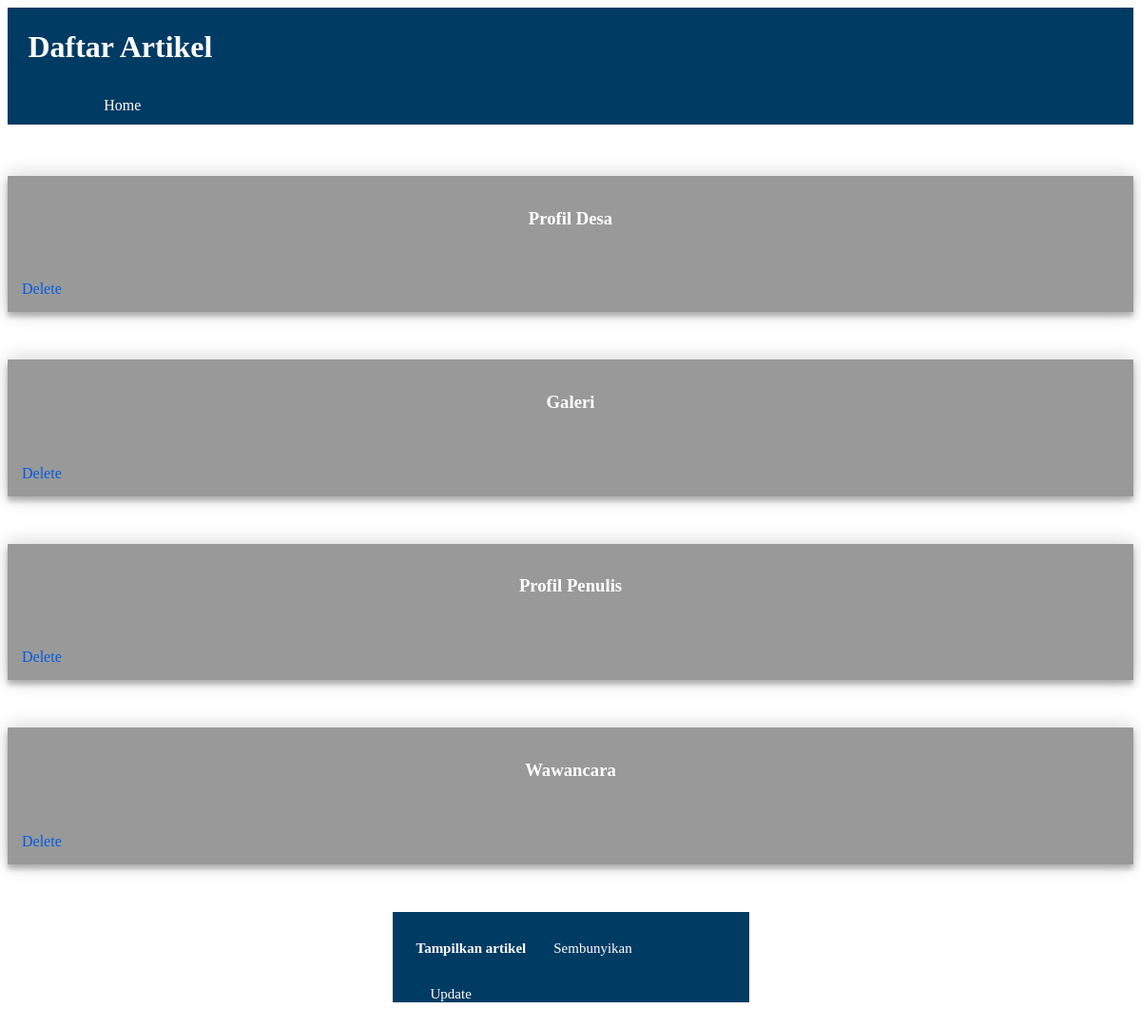
Screenshot of /desa/berita.php with the database file from the repository.
### tables this page shows
CREATE TABLE `artikel` (
  `id` int(11) NOT NULL,
  `judul` varchar(255) NOT NULL,
  `penulis` varchar(255) NOT NULL,
  `isi` text NOT NULL
);

### desa/proses_berita.php (called while the page is built, shortened)
<?php
$conn = mysqli_connect("localhost", "root", "", "webdesa");
function query($query) {
  global $conn;
  $result = mysqli_query($conn, $query);
  $rows = [];
  while($row = mysqli_fetch_assoc($result)){
    $rows[] = $row;
  }
  return $rows;
}
 ?>

### desa/berita.php (the view, shortened to what this page needs)
<?php
  require'proses_berita.php';
  $artikel = query("SELECT * FROM artikel");
 ?>
<!DOCTYPE html>
<html>
  <head>
  </head>
  <body>
    <div class="header">
      <div class="profil">
        <h1>Daftar Artikel</h1>
        <a href="home.php">Home</a>
      </div>
    </div>
    <br><br><br>
    <?php foreach ($artikel as $row ) :?>
      <div class="box">
        <h3 style="color:white;"><?= $row['judul']; ?></h3>
        <div class="artikel">
          <br><br>
          <a href="deletee.php?id=<?= $row["id"]?>" style="text-align:center; text-decoration:none; color:rgb(0, 92, 230);">Delete</a>
       </div>
      </div>
    <?php endforeach;  ?>
    <div class="table">
      <form class="" action="" method="post">
          <button type="submit" name="submit" style="background:rgb(0, 59, 100);border: 0px;color: white;" ><h4>Tampilkan artikel</h4></button>
          <a href="ulang.php"
          style="color:white; text-align:left; padding:; text-decoration:none; font-size:15px; font-family:italic;">
          Sembunyikan</a>
          <a href="Tambah_berita.php"
           style="color:white;  padding:10px 40px 10px 40px; text-decoration:none; font-size:15px; font-family:italic;">
           Update
         </a>
       </form>
    </div>
  </body>
</html>

### desa/berita.php (style rules this page uses)
body { background-size: cover; background-image: url('img/bis.jpg'); }
.box { position: relative; z-index: 1; background: rgba(0, 0,0 ,0.4); margin: 0 auto 50px; padding: 15px; text-align: center; box-shadow: 0 0 20px 0 rgba(0, 0, 0, 0.2), 0 5px 5px 0 rgba(0, 0, 0, 0.24); }
.artikel { max-width: 100%;s padding: 15px; text-align: justify; color: white; }
.header { max-height: 200px; background: rgb(0, 59, 100); }
.header::after { clear: both; content: ''; display: block; }
.profil { width: 20%; float:left; font-size: 1em; text-align: center; line-height: 40px; color: white; }
.profil> a { padding-left: 2%; color:white; text-decoration: none; }
.table { background: rgb(0, 59, 100); margin: 0 auto 50px; border-color: black; width: 375px; color: white; }
.table button { background: rgb(45, 95, 45); color: white; border: 0px; font-size:15px; font-family:italic bold; padding: 10px 25px 10px 25px; }

### rows the page displays
artikel: judul "Profil Desa"
artikel: judul "Galeri"
artikel: judul "Profil Penulis"
artikel: judul "Wawancara"
